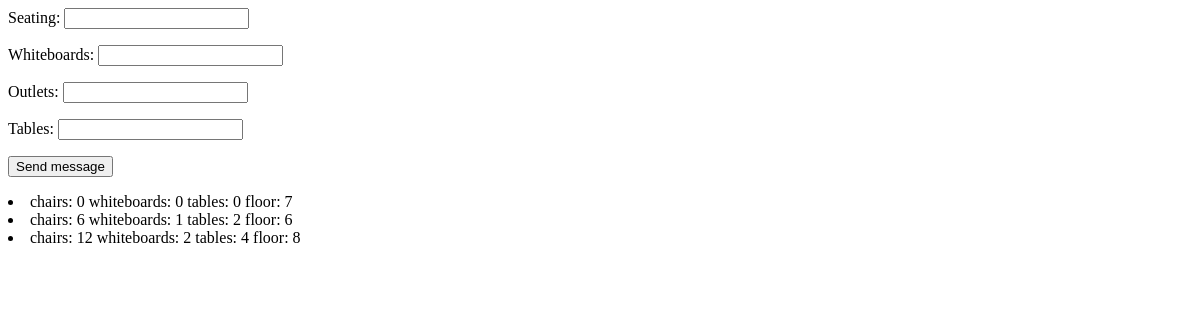
Before: /SpotMe/search with the older database file.
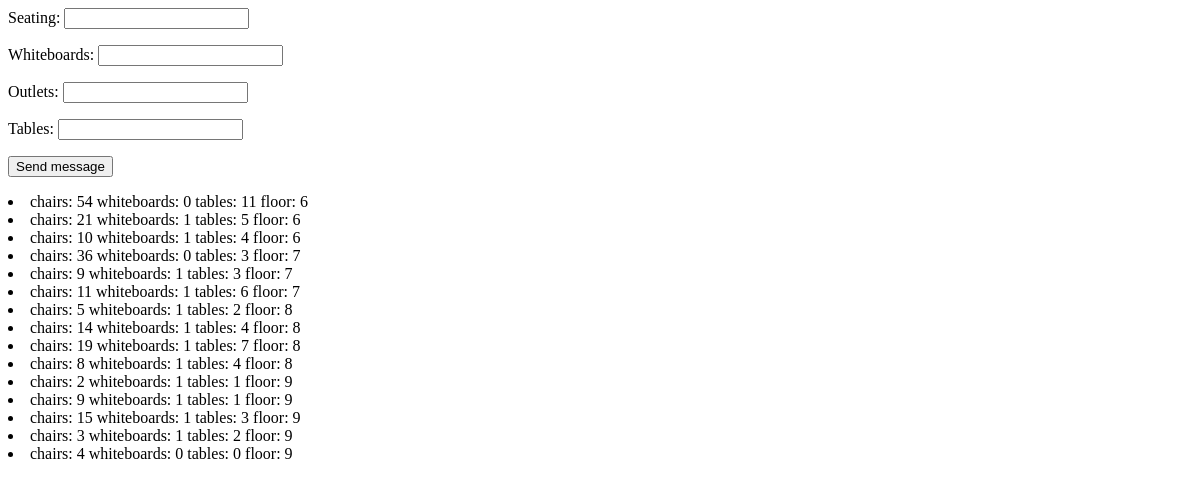
After: the same page with the newer database file.
### SpotMe/models.py (models this page shows, shortened)
class Area(models.Model):
    chairs = models.IntegerField(default=0)
    comfy_chairs = models.IntegerField(default=0)
    tables = models.IntegerField(default=0)
    whiteboard_tables = models.IntegerField(default=0)
    whiteboards = models.IntegerField(default=0)
    outlets = models.IntegerField(default=0)
    floor = models.IntegerField(default=6)
    quiet = models.BooleanField(default=False)
    name = models.CharField(max_length=200)
    directions = models.CharField(max_length=500,default='')
    last_updated = models.DateTimeField('last updated',default=timezone.now())
    curr_occupancy = models.IntegerField(default=0);
    curr_whiteboards_used = models.IntegerField(default=0);
    curr_tables_used = models.IntegerField(default=0);
    picture_url = models.CharField(max_length=200,default='')
    def __str__(self):
        withchairs = "chairs: " + str(self.chairs) + "\n"
        withwhiteboards = withchairs + "whiteboards: " + str(self.whiteboards) + "\n"
        withtables = withwhiteboards + "tables: " + str(self.tables) + "\n"
        withfloor = withtables + "floor: " + str(self.floor) + "\n"
        return withfloor

### SpotMe/views.py (the view)
def search(request):
    objs = Area.objects.all()
    if request.method == 'POST':
        form = AreaForm(request.POST)
        if form.is_bound and form.is_valid():
            def check(area, key, val):
                attr_val = getattr(area, key)
                attr_val is None or attr_val >= val
            for key, val in form.cleaned_data.items:
                objs = [area for area in objs if check(area, key, val)]
    else:
        form = AreaForm()
    return render(request, 'SpotMe/search.html', {'form' : form, 'objs': objs})

### SpotMe/forms.py
class AreaForm(forms.Form):
	seating     = forms.IntegerField(label='Seating', required = False)
	whiteboards = forms.IntegerField(label='Whiteboards', required = False)
	outlets     = forms.IntegerField(label='Outlets', required = False)
	tables      = forms.IntegerField(label='Tables', required = False)

### SpotMe/templates/SpotMe/search.html
<form action="" method="GET">{% csrf_token %}
    {{ form.as_p }}
    <input type="submit" value="Send message" />
</form>
{% for obj in objs %}
<li>{{ obj }}</li>
{% endfor %}

Changed rows visible on the page:
removed Area: chairs+whiteboards+tables "chairs: 0 whiteboards: 0 tables: 0 floor: 7"
removed Area: chairs+whiteboards+tables "chairs: 6 whiteboards: 1 tables: 2 floor: 6"
removed Area: chairs+whiteboards+tables "chairs: 12 whiteboards: 2 tables: 4 floor: 8"
added Area: chairs+whiteboards+tables "chairs: 54 whiteboards: 0 tables: 11 floor: 6"
added Area: chairs+whiteboards+tables "chairs: 21 whiteboards: 1 tables: 5 floor: 6"
added Area: chairs+whiteboards+tables "chairs: 10 whiteboards: 1 tables: 4 floor: 6"
added Area: chairs+whiteboards+tables "chairs: 36 whiteboards: 0 tables: 3 floor: 7"
added Area: chairs+whiteboards+tables "chairs: 9 whiteboards: 1 tables: 3 floor: 7"
added Area: chairs+whiteboards+tables "chairs: 11 whiteboards: 1 tables: 6 floor: 7"
added Area: chairs+whiteboards+tables "chairs: 5 whiteboards: 1 tables: 2 floor: 8"
added Area: chairs+whiteboards+tables "chairs: 14 whiteboards: 1 tables: 4 floor: 8"
added Area: chairs+whiteboards+tables "chairs: 19 whiteboards: 1 tables: 7 floor: 8"
added Area: chairs+whiteboards+tables "chairs: 8 whiteboards: 1 tables: 4 floor: 8"
added Area: chairs+whiteboards+tables "chairs: 2 whiteboards: 1 tables: 1 floor: 9"
added Area: chairs+whiteboards+tables "chairs: 9 whiteboards: 1 tables: 1 floor: 9"
added Area: chairs+whiteboards+tables "chairs: 15 whiteboards: 1 tables: 3 floor: 9"
added Area: chairs+whiteboards+tables "chairs: 3 whiteboards: 1 tables: 2 floor: 9"
added Area: chairs+whiteboards+tables "chairs: 4 whiteboards: 0 tables: 0 floor: 9"
